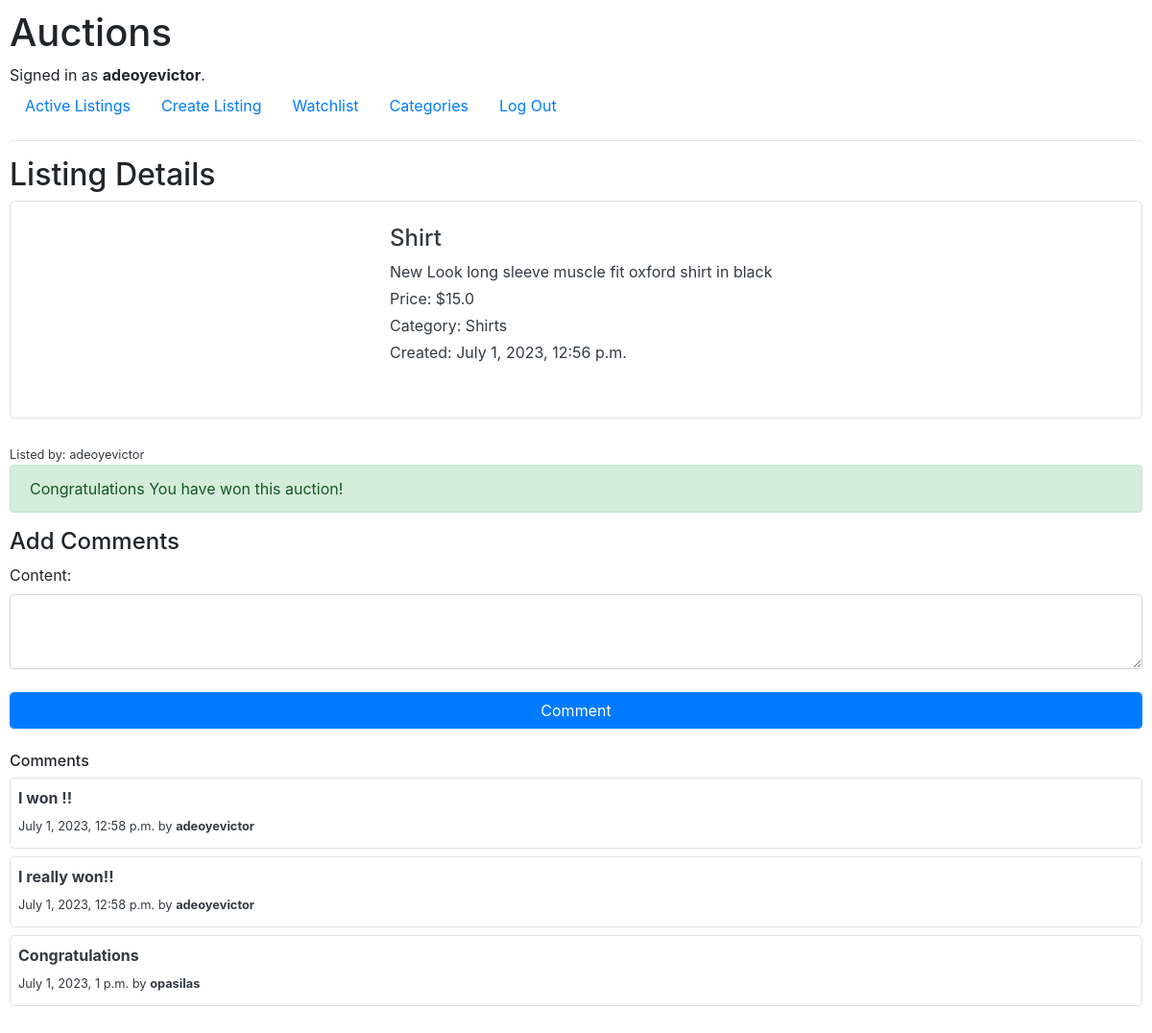
The app's page /listing/1 (signed in) with its own data.
### auctions/models.py (models this page shows, shortened)
class User(AbstractUser):
    pass

class TimeStamp(models.Model):
    created_at = models.DateTimeField(auto_now_add=True)
    updated_at = models.DateTimeField(auto_now=True)
    class Meta:
        abstract = True

class Listing(TimeStamp):
    title = models.CharField(max_length=64)
    description = models.TextField()
    starting_bid = models.FloatField()
    image_url = models.URLField(null=True, blank=True)
    category = models.CharField(max_length=64, null=True, blank=True)
    user = models.ForeignKey(User, on_delete=models.CASCADE, related_name="listings")
    active = models.BooleanField(default=True)
    winner = models.IntegerField(blank=True, null=True)

class Comment(TimeStamp):
    content = models.TextField()
    user = models.ForeignKey(User, on_delete=models.CASCADE, related_name="comments")
    listing = models.ForeignKey(Listing, on_delete=models.CASCADE, related_name="comments")
    def __str__(self):
        return f"{self.content}"

### auctions/views.py (the view)
# urls.py: path("listing/<int:listing_id>", views.listing, name="listing"),
def listing(request, listing_id):
    if "watchlist" not in request.session:
        request.session["watchlist"] = []
    try:
        listing = Listing.objects.get(pk=listing_id)
    except Listing.DoesNotExist:
        raise Http404("Listing not found")
    closable = (request.user.id == listing.user.id) and listing.active
    add_able = listing.id not in request.session["watchlist"]
    remove_able = listing.id in request.session["watchlist"]
    return render(request, "auctions/listing.html", {
        "listing": listing,
        "closable": closable,
        "active": listing.active,
        "winner": (request.user.id == listing.winner),
        "form": CommentForm(),
        "comments": listing.comments.all(),
        "add_able": add_able,
        "remove_able": remove_able,
    })

### auctions/forms.py
class CommentForm(forms.ModelForm):
    class Meta:
        model = Comment
        exclude = ["user", "listing"]

### auctions/templates/auctions/listing.html (shortened to what this page needs)
{% extends "auctions/layout.html" %}
{% block body %}
<h2>Listing Details</h2>
<div>
    <div class="listing border mb-4 rounded-lg">
        <div class="left">
        </div>
        <div class="right">
            <h4 class="text-dark">{{ listing.title }}</h4>
            <p class="text-dark mb-1">{{ listing.description }}</p>
            <p class="text-dark mb-1">Price: ${{ listing.starting_bid }}</p>
            <p class="text-dark mb-1">Category: {{ listing.category }}</p>
            <p class="text-dark mb-0">Created: {{ listing.created_at }}</p>
        </div>
    </div>
    <p class="mb-0 text-dark">
        <small>
            Listed by: {{ user.username }}
        </small>
    </p>
    {% if user.is_authenticated %}
            {% if winner %}
            <p class="alert alert-success">Congratulations You have won this auction!</p>
            {% endif %}
    {% endif %}
    {% if user.is_authenticated %}
            <h4>Add Comments</h4>
            <form action="{% url 'comment' listing.id %}" method="post">
                {{ form }}
                <input class="btn btn-primary mt-4" type="submit" value="Comment">
            </form>
    {% endif %}
    <div class="my-4">
        <h6>Comments</h6>
        {% for comment in comments %}
        <div class="border rounded-lg p-2 mb-2">
            <p class="mb-1 text-dark">
                <b>
                    {{ comment }}
                </b>
            </p>
            <p class="mb-1 text-dark">
                <small>
                    {{ comment.created_at }} by
                    <b>
                        {{ comment.user }}
                    </b>
                </small>
            </p>
        </div>
        {% empty %}
        <p class="text-dark">No Comments</p>
        {% endfor %}
    </div>
</div>
{% endblock %}

### auctions/templates/auctions/layout.html (shortened to what this page needs)
{% load static %}
<!DOCTYPE html>
<html lang="en">
    <head>
        <link rel="stylesheet" href="https://stackpath.bootstrapcdn.com/bootstrap/4.4.1/css/bootstrap.min.css">
        <link href="{% static 'auctions/styles.css' %}" rel="stylesheet">
    </head>
    <body>
        <h1>Auctions</h1>
        <div>
            {% if user.is_authenticated %}
                Signed in as <strong>{{ user.username }}</strong>.
            {% else %}
                Not signed in.
            {% endif %}
        </div>
        <ul class="nav">
            <li class="nav-item">
                <a class="nav-link" href="{% url 'index' %}">Active Listings</a>
            </li>
            {% if user.is_authenticated %}
                <li class="nav-item">
                    <a class="nav-link" href="{% url 'create' %}">Create Listing</a>
                </li>
                <li class="nav-item">
                    <a class="nav-link" href="{% url 'watchlist' %}">Watchlist</a>
                </li>
                <li class="nav-item">
                    <a class="nav-link" href="{% url 'categories' %}">Categories</a>
                </li>
                <li class="nav-item">
                    <a class="nav-link" href="{% url 'logout' %}">Log Out</a>
                </li>
            {% endif %}
        </ul>
        <hr>
        {% block body %}
        {% endblock %}
    </body>
</html>

### auctions/static/auctions/styles.css (style rules this page uses)
body { padding: 10px; }
input, textarea { display: block; width: 100%; height: calc(1.5em + .75rem + 2px); padding: .375rem .75rem; font-size: 1rem; font-weight: 400; line-height: 1.5; color: #495057; background-color: #fff; background-clip: padding-box; border: 1px solid #ced4da; border-radius: .25rem; transition: border-color .15s ease-in-out,box-shadow .15s ease-in-out; }
textarea { height: calc(1.5em + .75rem + 42px); }
.listing { display: flex; padding: 1.5rem; }
.listing .left { width: 30%; }
.listing .right { width: 70%; padding: 2rem; padding-top: 0; }

### records on screen
User: username "adeoyevictor"
Listing: title "Shirt", description "New Look long sleeve muscle fit oxford shirt in black", starting_bid "15.0", category "Shirts", created_at "July 1, 2023, 12:56 p.m."
Comment: content "I won !!", created_at "July 1, 2023, 12:58 p.m.", user "adeoyevictor"
Comment: content "I really won!!", created_at "July 1, 2023, 12:58 p.m.", user "adeoyevictor"
Comment: content "Congratulations", created_at "July 1, 2023, 1 p.m.", user "opasilas"
